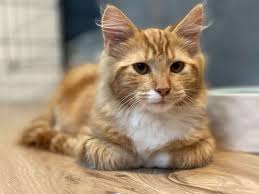
#> input picture Img_pix_transfer/Input_p/__init__.jpg, 259 x 194 px
$ python img.py
#> lines starting #> are read from the running program, lines starting #| are printed output that depends on the picture
import tkinter as t
from tkinter import ttk, Frame,messagebox
from PIL import *
from PIL import Image,ImageTk

width,height = 330,200
img_name = ["Input_p/","__init__.jpg"]
imgs = Image.open(img_name[0] + img_name[1])
#> imgs is the input picture: PIL image 259x194 RGB; mean R, G, B 160.6, 141.9, 119.7
imgs = imgs.resize((width,height))
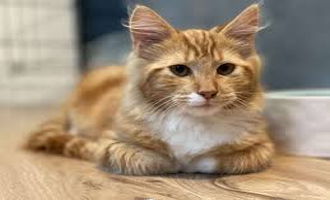
#> imgs: PIL image 330x200 RGB; mean R, G, B 160.6, 141.9, 119.7
img = ImageTk.PhotoImage(imgs)
